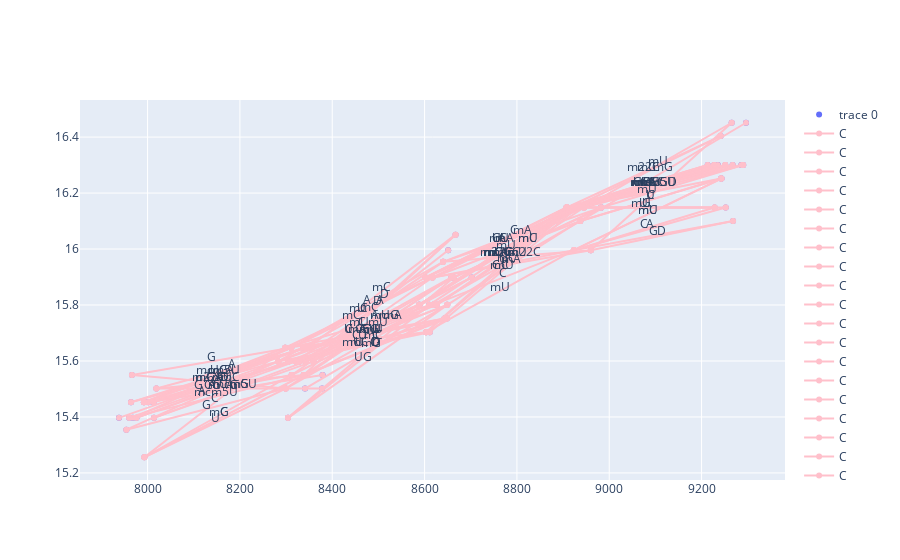
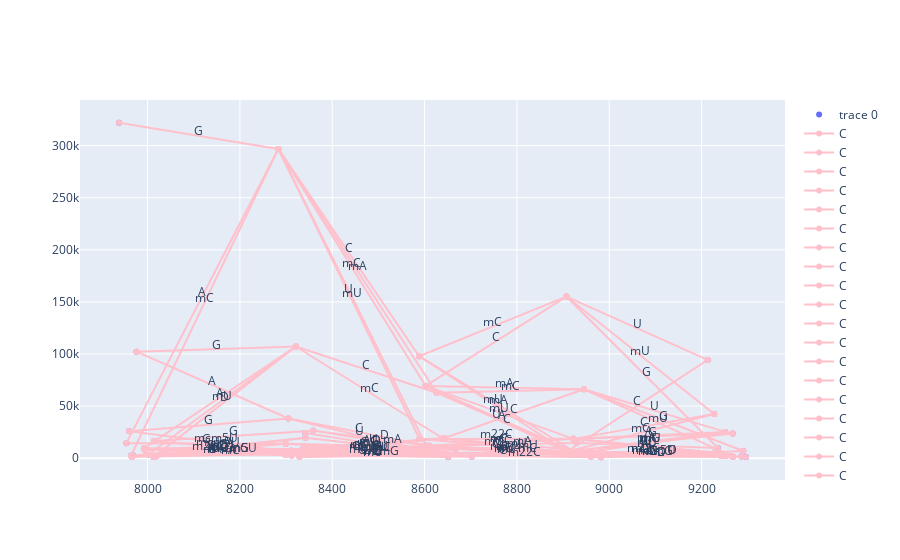

Notebook code for these charts, in order:
### Code cell
df_sample = df_chosen
# df_sample = df_chosen.sort_values('Vol', ascending=False).iloc[:30]
orientation = 3

# df_sf, df_salts = remove_salts(df_sample)
df_sf = df_sample

bcr = base_calling_random(df_sf)
plotly_basecalling(*bcr, annotate=False, y='RT')
plotly_basecalling(*bcr, annotate=False, y='Vol')
group = bcr

# groups = basecalling_groups(df_sf)
# group = groups[0]
# plotly_basecalling(*group, annotate=False)

# output seats
# df = process_mass_base_seats(*group, full_mass=24174, orientation=orientation)
# df.to_excel('~/Downloads/seats.xlsx')


# dfm = match_dfs(bcr[0], df_src, shift=1*M)
# if dfm.empty:
#     plotly_zone(bcr[0])
# else:
#     plotly_zones(bcr[0], dfm, y='RT')
